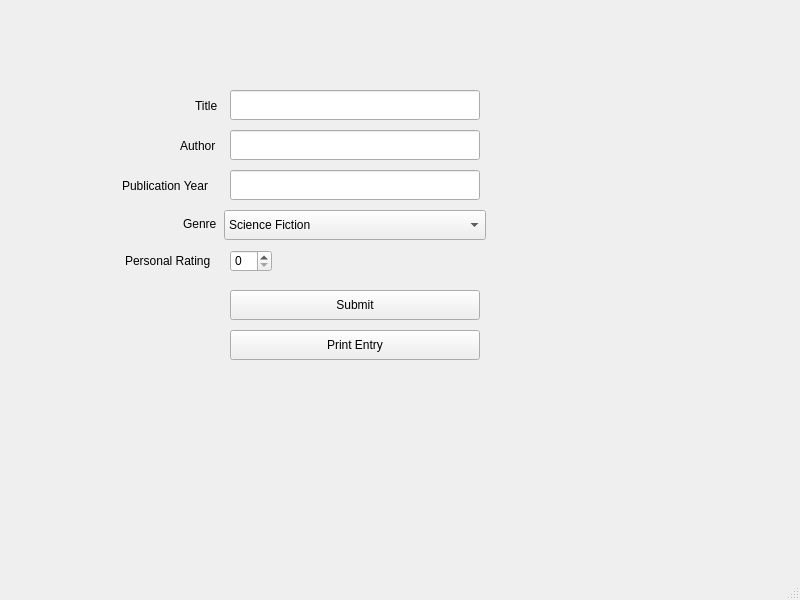
<?xml version="1.0" encoding="UTF-8"?>
<ui version="4.0">
 <class>MainWindow</class>
 <widget class="QMainWindow" name="MainWindow">
  <property name="geometry">
   <rect>
    <x>0</x>
    <y>0</y>
    <width>800</width>
    <height>600</height>
   </rect>
  </property>
  <property name="windowTitle">
   <string>MainWindow</string>
  </property>
  <property name="autoFillBackground">
   <bool>true</bool>
  </property>
  <widget class="QWidget" name="centralwidget">
   <widget class="QLineEdit" name="lineEdit">
    <property name="geometry">
     <rect>
      <x>230</x>
      <y>90</y>
      <width>250</width>
      <height>30</height>
     </rect>
    </property>
    <property name="text">
     <string/>
    </property>
   </widget>
   <widget class="QLabel" name="label">
    <property name="geometry">
     <rect>
      <x>195</x>
      <y>95</y>
      <width>51</width>
      <height>21</height>
     </rect>
    </property>
    <property name="text">
     <string>Title</string>
    </property>
   </widget>
   <widget class="QLabel" name="label_2">
    <property name="geometry">
     <rect>
      <x>180</x>
      <y>135</y>
      <width>301</width>
      <height>21</height>
     </rect>
    </property>
    <property name="text">
     <string>Author</string>
    </property>
   </widget>
   <widget class="QLineEdit" name="lineEdit_2">
    <property name="geometry">
     <rect>
      <x>230</x>
      <y>130</y>
      <width>250</width>
      <height>30</height>
     </rect>
    </property>
    <property name="text">
     <string/>
    </property>
   </widget>
   <widget class="QLabel" name="label_3">
    <property name="geometry">
     <rect>
      <x>122</x>
      <y>175</y>
      <width>171</width>
      <height>21</height>
     </rect>
    </property>
    <property name="text">
     <string>Publication Year</string>
    </property>
   </widget>
   <widget class="QLineEdit" name="lineEdit_3">
    <property name="geometry">
     <rect>
      <x>230</x>
      <y>170</y>
      <width>250</width>
      <height>30</height>
     </rect>
    </property>
    <property name="text">
     <string/>
    </property>
   </widget>
   <widget class="QComboBox" name="comboBox">
    <property name="geometry">
     <rect>
      <x>224</x>
      <y>210</y>
      <width>262</width>
      <height>30</height>
     </rect>
    </property>
    <item>
     <property name="text">
      <string>Science Fiction</string>
     </property>
    </item>
    <item>
     <property name="text">
      <string>History</string>
     </property>
    </item>
    <item>
     <property name="text">
      <string>Math</string>
     </property>
    </item>
   </widget>
   <widget class="QLabel" name="label_4">
    <property name="geometry">
     <rect>
      <x>183</x>
      <y>213</y>
      <width>61</width>
      <height>21</height>
     </rect>
    </property>
    <property name="text">
     <string>Genre</string>
    </property>
   </widget>
   <widget class="QSpinBox" name="spinBox">
    <property name="geometry">
     <rect>
      <x>230</x>
      <y>250</y>
      <width>42</width>
      <height>22</height>
     </rect>
    </property>
   </widget>
   <widget class="QLabel" name="label_5">
    <property name="geometry">
     <rect>
      <x>125</x>
      <y>250</y>
      <width>111</width>
      <height>21</height>
     </rect>
    </property>
    <property name="text">
     <string>Personal Rating</string>
    </property>
   </widget>
   <widget class="QPushButton" name="pushButton">
    <property name="geometry">
     <rect>
      <x>230</x>
      <y>290</y>
      <width>250</width>
      <height>30</height>
     </rect>
    </property>
    <property name="autoFillBackground">
     <bool>false</bool>
    </property>
    <property name="text">
     <string>Submit</string>
    </property>
   </widget>
   <widget class="QPushButton" name="pushButton_2">
    <property name="geometry">
     <rect>
      <x>230</x>
      <y>330</y>
      <width>250</width>
      <height>30</height>
     </rect>
    </property>
    <property name="autoFillBackground">
     <bool>false</bool>
    </property>
    <property name="text">
     <string>Print Entry</string>
    </property>
   </widget>
  </widget>
  <widget class="QStatusBar" name="statusbar"/>
 </widget>
 <resources/>
 <connections/>
</ui>
